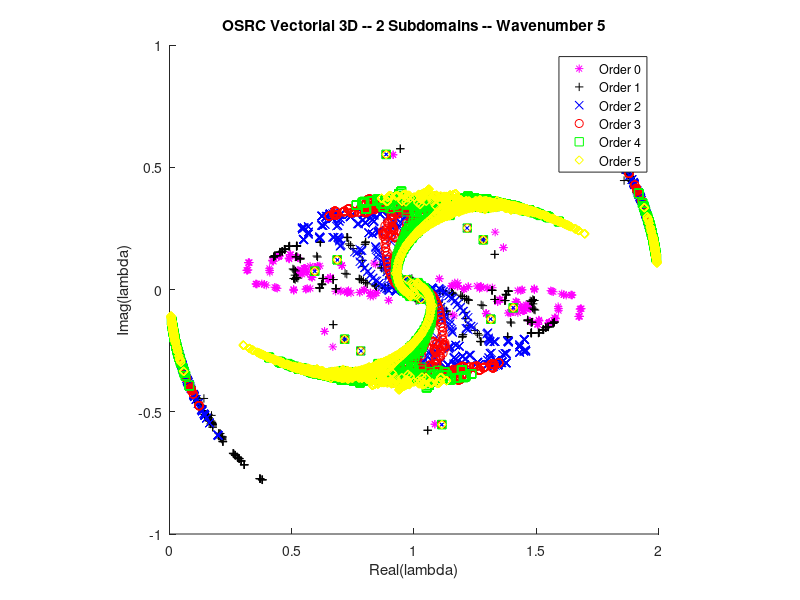

The MATLAB source for this figure:
clear all;
close all;

l0 = dlmread('lv0osrc2dom.csv');
l1 = dlmread('lv1osrc2dom.csv');
l2 = dlmread('lv2osrc2dom.csv');
l3 = dlmread('lv3osrc2dom.csv');
l4 = dlmread('lv4osrc2dom.csv');
l5 = dlmread('lv5osrc2dom.csv');

figure;
hold on;
plot(real(l0), imag(l0), 'm*');
plot(real(l1), imag(l1), 'k+');
plot(real(l2), imag(l2), 'bx');
plot(real(l3), imag(l3), 'ro');
plot(real(l4), imag(l4), 'gs');
plot(real(l5), imag(l5), 'yd');
hold off;

title('OSRC Vectorial 3D -- 2 Subdomains -- Wavenumber 5');
xlabel('Real(lambda)');
ylabel('Imag(lambda)');
legend({'Order 0', 'Order 1', 'Order 2', 'Order 3', 'Order 4', 'Order 5'});

axis square;
print('vect3d2dom.png');
